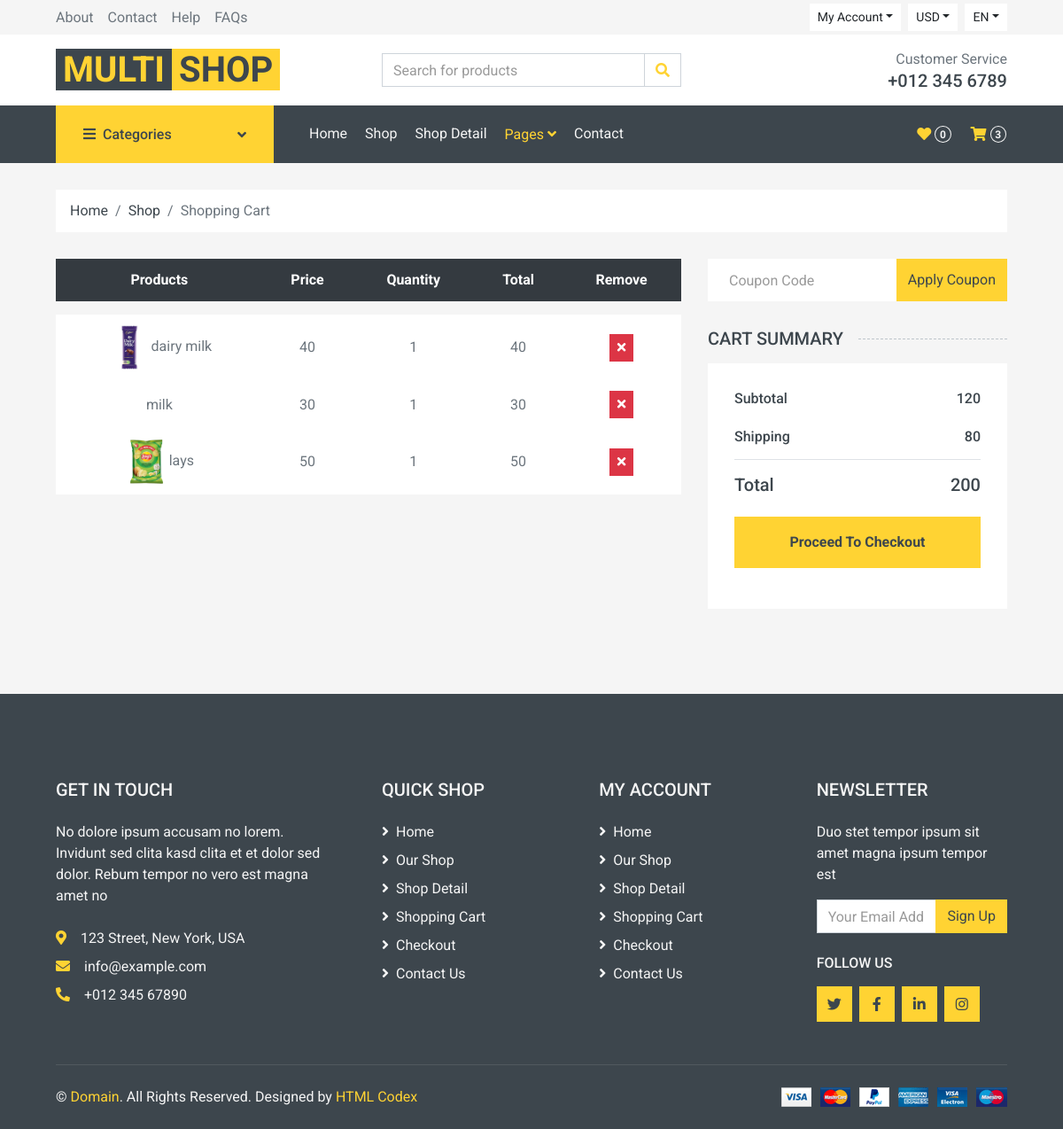
The app's page /displaycart (signed in) with its own data.
### userapp/models.py (models this page shows)
class Cart(models.Model):
    uid=models.ForeignKey(userdetails, on_delete=models.CASCADE)
    product_id=models.ForeignKey(product, on_delete=models.CASCADE)
    quantity=models.IntegerField()
    total=models.IntegerField()

### adminapp/models.py (models this page shows)
class product(models.Model):
    product_category = models.ForeignKey(category, on_delete=models.CASCADE)
    product_name=models.CharField(max_length=50)
    product_image=models.ImageField(upload_to="products",default="null.jpg")
    product_description=models.TextField(max_length=100)
    product_price=models.IntegerField()

### userapp/views.py (the view)
# urls.py: path('displaycart',views.displaycart,name="displaycart"),
def displaycart(request):
    uid=request.session.get('uid')
    count=Cart.objects.filter(uid=uid).count()
    cartid=Cart.objects.filter(uid=uid)
    print(uid)
    l=0
    subtotal=0
    cartdetails=Cart.objects.filter(uid=uid)
    for i in cartdetails:
        l+=i.total
        print(i)
    print("total:",l)
    subtotal=l+80
    context={
        'cartid':cartid,
        'l':l,
        'count':count,
        'subtotal':subtotal
    }
    return render(request,"cart.html",context)

### userapp/templates/cart.html (shortened to what this page needs)
{% load static %}
<!DOCTYPE html>
<html lang="en">
<head>
    <link href="https://cdnjs.cloudflare.com/ajax/libs/font-awesome/5.10.0/css/all.min.css" rel="stylesheet">
    <link href="{% static 'lib/animate/animate.min.css' %}" rel="stylesheet">
    <link href="{% static 'lib/owlcarousel/assets/owl.carousel.min.css' %}" rel="stylesheet">
    <link href="{% static 'css/style.css' %}" rel="stylesheet">
</head>
<body>
    <div class="container-fluid">
        <div class="row bg-secondary py-1 px-xl-5">
            <div class="col-lg-6 d-none d-lg-block">
                <div class="d-inline-flex align-items-center h-100">
                    <a class="text-body mr-3" href="">About</a>
                    <a class="text-body mr-3" href="">Contact</a>
                    <a class="text-body mr-3" href="">Help</a>
                    <a class="text-body mr-3" href="">FAQs</a>
                </div>
            </div>
            <div class="col-lg-6 text-center text-lg-right">
                <div class="d-inline-flex align-items-center">
                    <div class="btn-group">
                        <button type="button" class="btn btn-sm btn-light dropdown-toggle" data-toggle="dropdown">My Account</button>
                    </div>
                    <div class="btn-group mx-2">
                        <button type="button" class="btn btn-sm btn-light dropdown-toggle" data-toggle="dropdown">USD</button>
                    </div>
                    <div class="btn-group">
                        <button type="button" class="btn btn-sm btn-light dropdown-toggle" data-toggle="dropdown">EN</button>
                    </div>
                </div>
            </div>
        </div>
        <div class="row align-items-center bg-light py-3 px-xl-5 d-none d-lg-flex">
            <div class="col-lg-4">
                <a href="" class="text-decoration-none">
                    <span class="h1 text-uppercase text-primary bg-dark px-2">Multi</span>
                    <span class="h1 text-uppercase text-dark bg-primary px-2 ml-n1">Shop</span>
                </a>
            </div>
            <div class="col-lg-4 col-6 text-left">
                <form action="">
                    <div class="input-group">
                        <input type="text" class="form-control" placeholder="Search for products">
                        <div class="input-group-append">
                            <span class="input-group-text bg-transparent text-primary">
                                <i class="fa fa-search"></i>
                            </span>
                        </div>
                    </div>
                </form>
            </div>
            <div class="col-lg-4 col-6 text-right">
                <p class="m-0">Customer Service</p>
                <h5 class="m-0">+012 345 6789</h5>
            </div>
        </div>
    </div>
    <div class="container-fluid bg-dark mb-30">
        <div class="row px-xl-5">
            <div class="col-lg-3 d-none d-lg-block">
                <a class="btn d-flex align-items-center justify-content-between bg-primary w-100" data-toggle="collapse" href="#navbar-vertical" style="height: 65px; padding: 0 30px;">
                    <h6 class="text-dark m-0"><i class="fa fa-bars mr-2"></i>Categories</h6>
                    <i class="fa fa-angle-down text-dark"></i>
                </a>
            </div>
            <div class="col-lg-9">
                <nav class="navbar navbar-expand-lg bg-dark navbar-dark py-3 py-lg-0 px-0">
                    <div class="collapse navbar-collapse justify-content-between" id="navbarCollapse">
                        <div class="navbar-nav mr-auto py-0">
                            <a href="{% url 'usercategory' %}" class="nav-item nav-link">Home</a>
                            <a href="shop.html" class="nav-item nav-link">Shop</a>
                            <a href="detail.html" class="nav-item nav-link">Shop Detail</a>
                            <div class="nav-item dropdown">
                                <a href="#" class="nav-link dropdown-toggle active" data-toggle="dropdown">Pages <i class="fa fa-angle-down mt-1"></i></a>
                            </div>
                            <a href="{% url 'contact' %}" class="nav-item nav-link">Contact</a>
                        </div>
                        <div class="navbar-nav ml-auto py-0 d-none d-lg-block">
                            <a href="" class="btn px-0">
                                <i class="fas fa-heart text-primary"></i>
                                <span class="badge text-secondary border border-secondary rounded-circle" style="padding-bottom: 2px;">0</span>
                            </a>
                            <a href="{% url 'displaycart' %}" class="btn px-0 ml-3">
                                <i class="fas fa-shopping-cart text-primary"></i>
                                <span class="badge text-secondary border border-secondary rounded-circle" style="padding-bottom: 2px;">{{count}}</span>
                            </a>
                        </div>
                    </div>
                </nav>
            </div>
        </div>
    </div>
    <div class="container-fluid">
        <div class="row px-xl-5">
            <div class="col-12">
                <nav class="breadcrumb bg-light mb-30">
                    <a class="breadcrumb-item text-dark" href="#">Home</a>
                    <a class="breadcrumb-item text-dark" href="#">Shop</a>
                    <span class="breadcrumb-item active">Shopping Cart</span>
                </nav>
            </div>
        </div>
    </div>
    <div class="container-fluid">
        <div class="row px-xl-5">
            <div class="col-lg-8 table-responsive mb-5">
                <table class="table table-light table-borderless table-hover text-center mb-0">
                    <thead class="thead-dark">
                        <tr>
                            <th>Products</th>
                            <th>Price</th>
                            <th>Quantity</th>
                            <th>Total</th>
                            <th>Remove</th>
                        </tr>
                    </thead>
                    <tbody class="align-middle">
                        {% for i in cartid %}
                        <tr>
                            <td class="align-middle"><img src="{{i.product_id.product_image.url}}" alt="" style="width: 50px;">{{i.product_id.product_name}}</td>
                            <td class="align-middle">{{i.product_id.product_price}}</td>
                            <td class="align-middle">{{i.quantity}}</td>
                            <td class="align-middle">{{i.total}}</td>
                            <td class="align-middle"><a href="{% url 'deletecart' i.id %}"><button class="btn btn-sm btn-danger"><i class="fa fa-times"></i></button></a></td>
                        </tr>
                    </tbody>
                    {% endfor %}
                </table>
            </div>
            <div class="col-lg-4">
                <form class="mb-30" action="">
                    <div class="input-group">
                        <input type="text" class="form-control border-0 p-4" placeholder="Coupon Code">
                        <div class="input-group-append">
                            <button class="btn btn-primary">Apply Coupon</button>
                        </div>
                    </div>
                </form>
                <h5 class="section-title position-relative text-uppercase mb-3"><span class="bg-secondary pr-3">Cart Summary</span></h5>
                <form method="post" action="{% url 'checkout' %}">
                <div class="bg-light p-30 mb-5">
                    <div class="border-bottom pb-2">
                        <div class="d-flex justify-content-between mb-3">
                            <h6>Subtotal</h6>
                            <h6>{{l}}</h6>
                        </div>
                        <div class="d-flex justify-content-between">
                            <h6 class="font-weight-medium">Shipping</h6>
                            <h6 class="font-weight-medium">80</h6>
                        </div>
                    </div>
                    <div class="pt-2">
                        <div class="d-flex justify-content-between mt-2">
                            <h5>Total</h5>
                            <h5>{{subtotal}}</h5>
                        </div>
                        <button class="btn btn-block btn-primary font-weight-bold my-3 py-3" type="submit">Proceed To Checkout</button>
                    </div>
                </div>
                </form>
            </div>
        </div>
    </div>
    <div class="container-fluid bg-dark text-secondary mt-5 pt-5">
        <div class="row px-xl-5 pt-5">
            <div class="col-lg-4 col-md-12 mb-5 pr-3 pr-xl-5">
                <h5 class="text-secondary text-uppercase mb-4">Get In Touch</h5>
                <p class="mb-4">No dolore ipsum accusam no lorem. Invidunt sed clita kasd clita et et dolor sed dolor. Rebum tempor no vero est magna amet no</p>
                <p class="mb-2"><i class="fa fa-map-marker-alt text-primary mr-3"></i>123 Street, New York, USA</p>
                <p class="mb-2"><i class="fa fa-envelope text-primary mr-3"></i>info@example.com</p>
                <p class="mb-0"><i class="fa fa-phone-alt text-primary mr-3"></i>+012 345 67890</p>
            </div>
            <div class="col-lg-8 col-md-12">
                <div class="row">
                    <div class="col-md-4 mb-5">
                        <h5 class="text-secondary text-uppercase mb-4">Quick Shop</h5>
                        <div class="d-flex flex-column justify-content-start">
                            <a class="text-secondary mb-2" href="#"><i class="fa fa-angle-right mr-2"></i>Home</a>
                            <a class="text-secondary mb-2" href="#"><i class="fa fa-angle-right mr-2"></i>Our Shop</a>
                            <a class="text-secondary mb-2" href="#"><i class="fa fa-angle-right mr-2"></i>Shop Detail</a>
                            <a class="text-secondary mb-2" href="#"><i class="fa fa-angle-right mr-2"></i>Shopping Cart</a>
                            <a class="text-secondary mb-2" href="#"><i class="fa fa-angle-right mr-2"></i>Checkout</a>
                            <a class="text-secondary" href="#"><i class="fa fa-angle-right mr-2"></i>Contact Us</a>
                        </div>
                    </div>
                    <div class="col-md-4 mb-5">
                        <h5 class="text-secondary text-uppercase mb-4">My Account</h5>
                        <div class="d-flex flex-column justify-content-start">
                            <a class="text-secondary mb-2" href="#"><i class="fa fa-angle-right mr-2"></i>Home</a>
                            <a class="text-secondary mb-2" href="#"><i class="fa fa-angle-right mr-2"></i>Our Shop</a>
                            <a class="text-secondary mb-2" href="#"><i class="fa fa-angle-right mr-2"></i>Shop Detail</a>
                            <a class="text-secondary mb-2" href="#"><i class="fa fa-angle-right mr-2"></i>Shopping Cart</a>
                            <a class="text-secondary mb-2" href="#"><i class="fa fa-angle-right mr-2"></i>Checkout</a>
                            <a class="text-secondary" href="#"><i class="fa fa-angle-right mr-2"></i>Contact Us</a>
                        </div>
                    </div>
                    <div class="col-md-4 mb-5">
                        <h5 class="text-secondary text-uppercase mb-4">Newsletter</h5>
                        <p>Duo stet tempor ipsum sit amet magna ipsum tempor est</p>
                        <form action="">
                            <div class="input-group">
                                <input type="text" class="form-control" placeholder="Your Email Address">
                                <div class="input-group-append">
                                    <button class="btn btn-primary">Sign Up</button>
                                </div>
                            </div>
                        </form>
                        <h6 class="text-secondary text-uppercase mt-4 mb-3">Follow Us</h6>
                        <div class="d-flex">
                            <a class="btn btn-primary btn-square mr-2" href="#"><i class="fab fa-twitter"></i></a>
                            <a class="btn btn-primary btn-square mr-2" href="#"><i class="fab fa-facebook-f"></i></a>
                            <a class="btn btn-primary btn-square mr-2" href="#"><i class="fab fa-linkedin-in"></i></a>
                            <a class="btn btn-primary btn-square" href="#"><i class="fab fa-instagram"></i></a>
                        </div>
                    </div>
                </div>
            </div>
        </div>
        <div class="row border-top mx-xl-5 py-4" style="border-color: rgba(256, 256, 256, .1) !important;">
            <div class="col-md-6 px-xl-0">
                <p class="mb-md-0 text-center text-md-left text-secondary">
                    &copy; <a class="text-primary" href="#">Domain</a>. All Rights Reserved. Designed
                    by
                    <a class="text-primary" href="https://htmlcodex.com">HTML Codex</a>
                </p>
            </div>
            <div class="col-md-6 px-xl-0 text-center text-md-right">
                <img class="img-fluid" src="{% static 'img/payments.png' %}" alt="">
            </div>
        </div>
    </div>
</body>
</html>

### records on screen
Cart: product_id.product_image (picture), product_id.product_name "dairy milk", product_id.product_price "40", quantity "1", total "40"
Cart: product_id.product_name "milk", product_id.product_price "30", quantity "1", total "30"
Cart: product_id.product_image (picture), product_id.product_name "lays", product_id.product_price "50", quantity "1", total "50"

### other values on screen
{{ count }} "3"
{{ l }} "120"
{{ subtotal }} "200"
